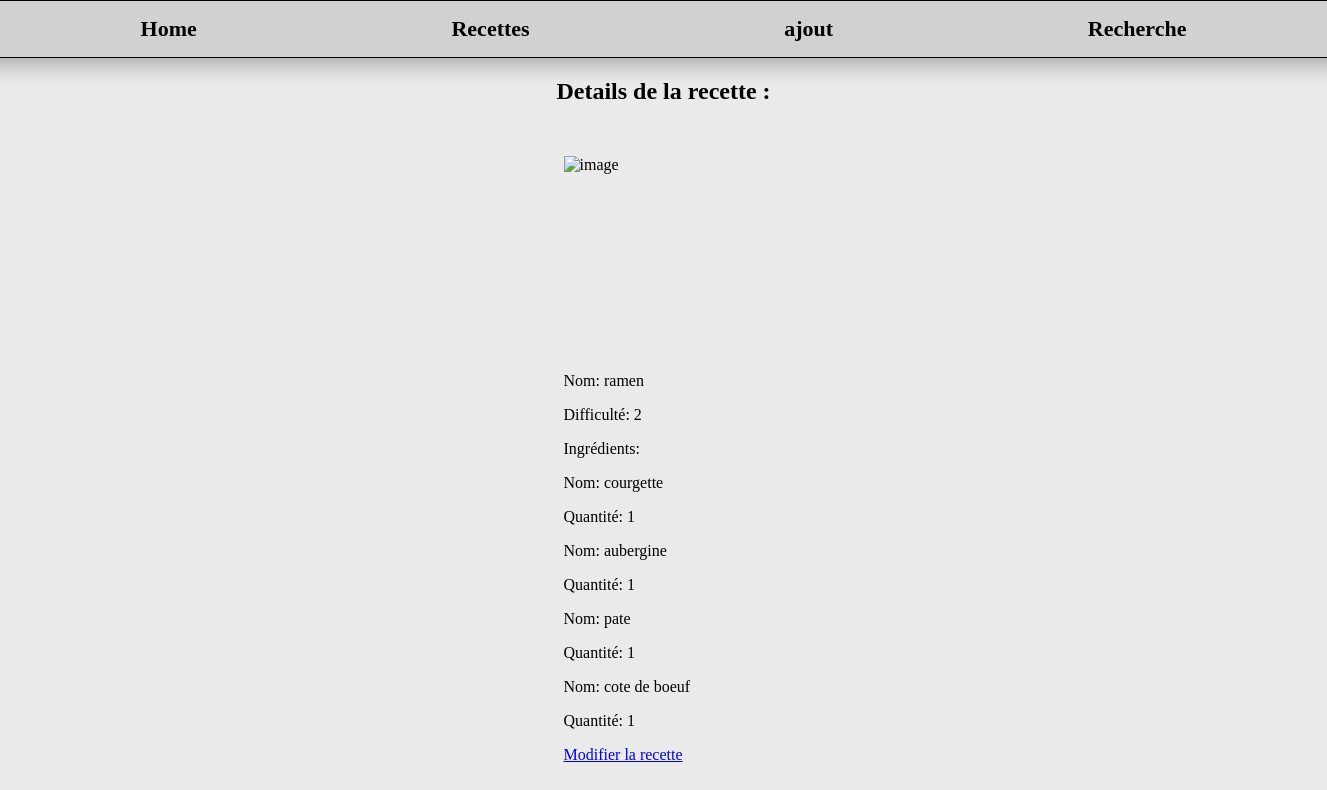
The page /src/component/detailsRecette.php?id=56 on the database its author committed.
### tables this page shows
CREATE TABLE `recettes` (
  `id` int(11) NOT NULL AUTO_INCREMENT,
  `nom_recette` varchar(255) NOT NULL,
  `instruction` text NOT NULL,
  `temps_preparation` int(11) NOT NULL,
  `temps_cuisson` int(11) NOT NULL,
  `difficulte` int(11) NOT NULL,
  `categories_id` int(11) NOT NULL,
  PRIMARY KEY (`id`)
);

CREATE TABLE `recette_ingredients` (
  `id` int(11) NOT NULL AUTO_INCREMENT,
  `recette_id` int(11) NOT NULL,
  `ingredient_id` int(11) NOT NULL,
  `Quantite` int(11) NOT NULL,
  PRIMARY KEY (`id`)
);

CREATE TABLE `ingredients` (
  `ingredient_id` int(11) NOT NULL AUTO_INCREMENT,
  `nom_ingredient` varchar(255) DEFAULT NULL,
  `unite_mesure` varchar(50) DEFAULT NULL,
  PRIMARY KEY (`ingredient_id`)
);

### src/recette/RecetteDAO.php (called while the page is built, shortened)
<?php
require_once 'Recette.php';
class RecetteDAO{
    private $pdo;
    public function __construct($pdo){
        $this->pdo = $pdo;
    }
    public function getRecetteById($id){
        $stmt = $this->pdo->prepare("SELECT * FROM recettes WHERE id = :id");
        $stmt->execute(['id' => $id]);
        $result = $stmt->fetch(PDO::FETCH_ASSOC);
        $ingredients = $this->getIngredientsRecette($id);
        $ingredientIds = [];
        foreach ($ingredients as $ingredient) {
            $ingredientIds[] = $ingredient['id'];
        }
        $recette = new Recette(
            $result['id'],
            $result['nom_recette'],
            $result['instruction'],
            $result['temps_preparation'],
            $result['temps_cuisson'],
            $result['difficulte'],
            $result['categories_id'],
            $ingredientIds
        );
        return $recette;
    }
    public function getIngredientsRecette($id)
    {
        $stmt = $this->pdo->prepare("SELECT * FROM recette_ingredients WHERE recette_id = :id");
        $stmt->execute(['id' => $id]);
        $result = $stmt->fetchAll(PDO::FETCH_ASSOC);
        $ingredients = [];
        foreach ($result as $row) {
            $ingredient = ['id' => $row['ingredient_id'], 'quantite' => $row['Quantite'], 'recette_id'=> $row['recette_id']];
            array_push($ingredients, $ingredient);
        }
        return $ingredients;
    }
}
?>

### src/recette/Recette.php (called while the page is built, shortened)
<?php
class Recette{
    private $id;
    private $nom_recette;
    private $difficulte;
    private $categorie_id;
    public function __construct($id, $nom_recette, $instruction, $temps_preparation, $temps_cuisson, $difficulte, $categorie_id, $ingredients){
        $this->id = $id;
        $this->nom_recette = $nom_recette;
        $this->difficulte = $difficulte;
        $this->categorie_id = $categorie_id;
    }
    public function getId(){
        return $this->id;
    }
    public function getNomRecette(){
        return $this->nom_recette;
    }
    public function getDifficulte(){
        return $this->difficulte;
    }
    public function getCategorieId(){
        return $this->categorie_id;
    }
}
?>

### src/ingredient/IngredientDAO.php (called while the page is built, shortened)
<?php
require_once('Ingredient.php');
class IngredientDAO{
    private $db;
    public function __construct($db){
        $this->db = $db;
    }
    public function getIngredientsById($id){
        $sql = "SELECT * FROM ingredients WHERE ingredient_id = :id";
        $stmt = $this->db->prepare($sql);
        $stmt->bindParam(':id', $id);
        $stmt->execute();
        $result = $stmt->fetch(PDO::FETCH_ASSOC);
        $ingredient = new Ingredient($result['ingredient_id'], $result['nom_ingredient'], $result['unite_mesure']);
        return $ingredient;
    }
}
?>

### src/ingredient/Ingredient.php (called while the page is built, shortened)
<?php
class Ingredient{
    private $nom_ingredient;
    public function __construct($ingredient_id, $nom_ingredient, $unite_mesure){
        $this->nom_ingredient = $nom_ingredient;
    }
    public function getNomIngredient(){
        return $this->nom_ingredient;
    }
}
?>

### src/component/detailsRecette.php (the view, shortened to what this page needs)
<?php
require_once '../recette/RecetteDAO.php';
require_once '../ingredient/IngredientDAO.php';
global $bdd;
$recetteDAO = new RecetteDAO($bdd);
$ingredientDAO = new IngredientDAO($bdd);
function details($recetteDAO){
    if (isset($_GET['id'])) {
        $id = $_GET['id'];
        $id = intval($id);
        $recette = $recetteDAO->getRecetteById($id);
        return $recette;
    }
}
$recette = details($recetteDAO);
$ingredients = $recetteDAO->getIngredientsRecette($recette->getId());
function getImageForCategory($categoryId) {
    $categoryImages = array(
        2 => 'https://img.freepik.com/photos-gratuite/pates-penne-sauce-tomate-au-poulet-tomates-table-bois_2829-19744.jpg?size=626&ext=jpg&ga=GA1.1.1607612590.1695717085&semt=ais',
        3 => 'https://img.freepik.com/photos-gratuite/femme-mange-gateau-cacao-couches-creme-blanche-morceaux-chocolat_141793-2217.jpg?size=626&ext=jpg&ga=GA1.1.1607612590.1695717085&semt=ais',
        6 => 'https://img.freepik.com/photos-premium/antipasto-espagnol-classique-pintxos-tapas-aux-crevettes-camembert-saumon-jambon-dans-assiette-blanche-mise-au-point-selective_207126-4362.jpg?size=626&ext=jpg&ga=GA1.1.1607612590.1695717085&semt=ais',
        10 => 'https://img.freepik.com/photos-gratuite/serveur-met-pailles-plastique-dans-cocktail-sangria-dans-verre_140725-1476.jpg?size=626&ext=jpg&ga=GA1.1.1607612590.1695717085&semt=ais',
        12 => 'https://img.freepik.com/photos-gratuite/assiette-crevettes-garnie-epinards-farcis-pain-sauce-carottes-rapees_141793-2275.jpg?size=626&ext=jpg&ga=GA1.1.1607612590.1695717085&semt=ais',
    );
    return isset($categoryImages[$categoryId]) ? $categoryImages[$categoryId] : 'default_image.jpg';
}
?>
<!DOCTYPE html>
<html lang="fr">
<head>
    <link rel="stylesheet" href="../../Css/index.css">
</head>
<body>
<header>
        <a href="../../index.php">Home</a>
        <a href="displayRecette.php">Recettes</a>
        <a href="ajout.php">ajout</a>
        <a href="shearchBar.php">Recherche</a>
    </header>
    <?php if (!empty($recette)): ?>
        <h2>Details de la recette :</h2>
        <ul>
            <li>
                <?php
                    $imagePath = getImageForCategory($recette->getCategorieId());
                ?>
                <div class="shearch-image-recette"><img src="<?php echo $imagePath; ?>" alt="image"></div>
                <p>Nom: <?php echo $recette->getNomRecette(); ?></p>
                <p>Difficulté: <?php echo $recette->getDifficulte(); ?></p>
                <p>Ingrédients:</p>
                <ul>
                    <?php foreach ($ingredients as $ingredient): ?>
                        <?php
                        $id = $ingredient['id'];
                        $id = intval($id);
                        $getIngredient = $ingredientDAO->getIngredientsById($id);
                        ?>
                        <li>
                            <p>Nom: <?php echo $getIngredient->getNomIngredient(); ?></p>
                            <p>Quantité: <?php echo $ingredient['quantite']; ?></p>
                        </li>
                    <?php endforeach; ?>
                </ul>
                <a href="updateRecette.php?id=<?php echo $recette->getId(); ?>">Modifier la recette</a>
            </li>
        </ul>
    <?php else: ?>
        <p>Aucune recette trouvée.</p>
    <?php endif; ?>
</body>
</html>

### Css/index.css (style rules this page uses)
body { margin: 0; padding: 0; display: flex; flex-direction: column; justify-content: center; align-items: center; overflow-x: hidden; background-color: #eaeaea; }
header { border: 1px solid black; height: 3.5em; width: 98%; display: flex; justify-content: space-around; align-items: center; padding: 0 8em; box-shadow: 2px 4px 18px 5px rgba(0, 0, 0, 0.242); background-color: rgba(0, 0, 0, 0.104); }
header a { text-decoration: none; color: rgb(0, 0, 0); font-size: 22px; font-weight: bold; transition: all 0.5s ease-in-out; }
ul { list-style-type: none; padding: 0; }
.shearch-image-recette { width: 200px; height: 200px; overflow: hidden; position: relative; margin: 15px 0; }
.shearch-image-recette img { width: 100%; height: 100%; object-fit: cover; display: block; }

### rows shown on the page
recettes: nom_recette "ramen", difficulte "2"
recette_ingredients: ingredient.nom_ingredient "courgette", Quantite "1"
recette_ingredients: ingredient.nom_ingredient "aubergine", Quantite "1"
recette_ingredients: ingredient.nom_ingredient "pate", Quantite "1"
recette_ingredients: ingredient.nom_ingredient "cote de boeuf", Quantite "1"
